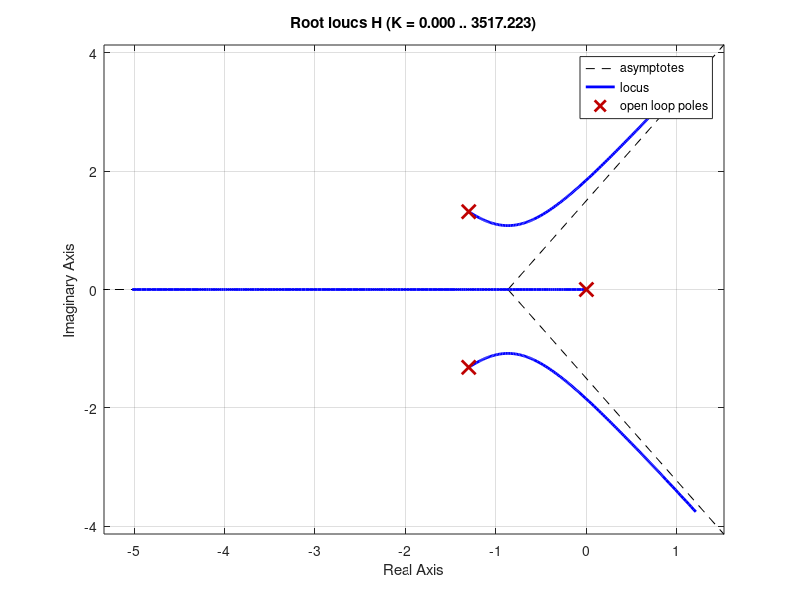

The MATLAB script that drew this image: (Note: this script raises an error after producing the figure.)
% Integral gain design for UUV with PID controlJ = 45;m = 200;g = 9.81;L = 0.03;b = 5;kp = 95;kd = 112; ki = 60;tfinal = 40;% H is the TF taken from Evan's form for kinumH = 1/J;denH = [1 (b+kd)/J (m*g*L+kp)/J 0];H = tf(numH,denH);figure(1); clf;rlocus(H); hold on;rlocus(H,ki,'b^'); hold off;title('UUV roll control, root locus vs. ki');axis([-15 5 -10 10]); nCL = [kp/J ki/J];dCL = [1 (b+kd)/J (m*g*L+kp)/J ki/J]; sysCL = tf(nCL,dCL);figure(2);[yCL,t,xCL] = step(sysCL,tfinal);plot(t,yCL); grid;title('UUV Roll Response, PID Control');xlabel('time (sec)');ylabel('roll angle (rad)');